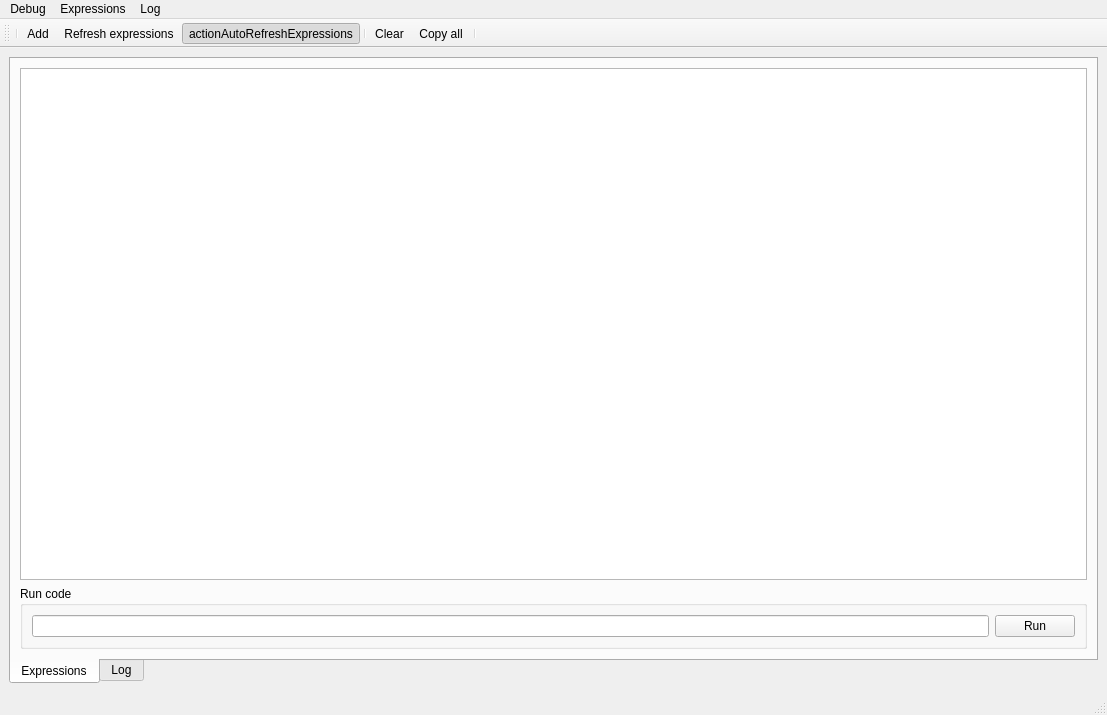
<?xml version="1.0" encoding="UTF-8"?>
<ui version="4.0">
 <class>DebugWindow</class>
 <widget class="QMainWindow" name="DebugWindow">
  <property name="geometry">
   <rect>
    <x>0</x>
    <y>0</y>
    <width>1107</width>
    <height>715</height>
   </rect>
  </property>
  <property name="windowTitle">
   <string>MainWindow</string>
  </property>
  <widget class="QWidget" name="centralwidget">
   <layout class="QVBoxLayout" name="verticalLayout">
    <item>
     <widget class="QTabWidget" name="tabWidget">
      <property name="tabPosition">
       <enum>QTabWidget::TabPosition::South</enum>
      </property>
      <property name="tabShape">
       <enum>QTabWidget::TabShape::Rounded</enum>
      </property>
      <property name="currentIndex">
       <number>0</number>
      </property>
      <widget class="QWidget" name="tabExpressions">
       <attribute name="title">
        <string>Expressions</string>
       </attribute>
       <layout class="QVBoxLayout" name="verticalLayout_2">
        <item>
         <widget class="Debugger::ExpressionsView" name="tableViewExpressions">
          <property name="gridStyle">
           <enum>Qt::PenStyle::DashLine</enum>
          </property>
          <attribute name="verticalHeaderVisible">
           <bool>false</bool>
          </attribute>
         </widget>
        </item>
        <item>
         <widget class="QGroupBox" name="groupBoxRunCode">
          <property name="title">
           <string>Run code</string>
          </property>
          <layout class="QHBoxLayout" name="horizontalLayout">
           <item>
            <widget class="QLineEdit" name="lineEditCodeToRun"/>
           </item>
           <item>
            <widget class="QPushButton" name="pushButtonRunCode">
             <property name="text">
              <string>Run</string>
             </property>
             <property name="icon">
              <iconset theme="QIcon::ThemeIcon::MediaPlaybackStart"/>
             </property>
            </widget>
           </item>
          </layout>
         </widget>
        </item>
       </layout>
      </widget>
      <widget class="QWidget" name="tabLog">
       <attribute name="title">
        <string>Log</string>
       </attribute>
       <layout class="QVBoxLayout" name="verticalLayout_3">
        <item>
         <widget class="QPlainTextEdit" name="logText"/>
        </item>
       </layout>
      </widget>
     </widget>
    </item>
   </layout>
  </widget>
  <widget class="QMenuBar" name="menubar">
   <property name="geometry">
    <rect>
     <x>0</x>
     <y>0</y>
     <width>1107</width>
     <height>22</height>
    </rect>
   </property>
   <widget class="QMenu" name="menuDebug_Log">
    <property name="title">
     <string>Debug</string>
    </property>
    <addaction name="actionClose"/>
   </widget>
   <widget class="QMenu" name="menuLog">
    <property name="title">
     <string>Log</string>
    </property>
    <addaction name="actionLogClear"/>
    <addaction name="actionLogCopyAll"/>
   </widget>
   <widget class="QMenu" name="menuExpressions">
    <property name="title">
     <string>Expressions</string>
    </property>
    <addaction name="actionExpressionAdd"/>
    <addaction name="actionExpressionRemove"/>
    <addaction name="actionExpressionRemoveAll"/>
    <addaction name="actionExpressionCopy"/>
    <addaction name="actionExpressionCopyAll"/>
   </widget>
   <addaction name="menuDebug_Log"/>
   <addaction name="menuExpressions"/>
   <addaction name="menuLog"/>
  </widget>
  <widget class="QStatusBar" name="statusbar"/>
  <widget class="QToolBar" name="toolBar">
   <property name="windowTitle">
    <string>toolBar</string>
   </property>
   <attribute name="toolBarArea">
    <enum>TopToolBarArea</enum>
   </attribute>
   <attribute name="toolBarBreak">
    <bool>false</bool>
   </attribute>
   <addaction name="separator"/>
   <addaction name="actionExpressionAdd"/>
   <addaction name="actionRefreshExpressions"/>
   <addaction name="actionActionAutoRefreshExpressions"/>
   <addaction name="separator"/>
   <addaction name="actionLogClear"/>
   <addaction name="actionLogCopyAll"/>
   <addaction name="separator"/>
  </widget>
  <action name="actionLogClear">
   <property name="icon">
    <iconset theme="QIcon::ThemeIcon::EditClear"/>
   </property>
   <property name="text">
    <string>&amp;Clear</string>
   </property>
  </action>
  <action name="actionClose">
   <property name="icon">
    <iconset theme="view-close"/>
   </property>
   <property name="text">
    <string>C&amp;lose</string>
   </property>
  </action>
  <action name="actionLogCopyAll">
   <property name="icon">
    <iconset theme="QIcon::ThemeIcon::EditCopy"/>
   </property>
   <property name="text">
    <string>Copy all</string>
   </property>
  </action>
  <action name="actionRefreshExpressions">
   <property name="icon">
    <iconset theme="view-refresh"/>
   </property>
   <property name="text">
    <string>Refresh expressions</string>
   </property>
   <property name="menuRole">
    <enum>QAction::MenuRole::NoRole</enum>
   </property>
  </action>
  <action name="actionActionAutoRefreshExpressions">
   <property name="checkable">
    <bool>true</bool>
   </property>
   <property name="checked">
    <bool>true</bool>
   </property>
   <property name="icon">
    <iconset theme="folder-sync"/>
   </property>
   <property name="text">
    <string>actionAutoRefreshExpressions</string>
   </property>
   <property name="toolTip">
    <string>Automatically refresh expression values</string>
   </property>
   <property name="menuRole">
    <enum>QAction::MenuRole::NoRole</enum>
   </property>
  </action>
  <action name="actionExpressionAdd">
   <property name="icon">
    <iconset theme="QIcon::ThemeIcon::ListAdd"/>
   </property>
   <property name="text">
    <string>Add</string>
   </property>
   <property name="shortcut">
    <string>Ins</string>
   </property>
   <property name="menuRole">
    <enum>QAction::MenuRole::NoRole</enum>
   </property>
  </action>
  <action name="actionExpressionRemove">
   <property name="enabled">
    <bool>false</bool>
   </property>
   <property name="icon">
    <iconset theme="QIcon::ThemeIcon::ListRemove"/>
   </property>
   <property name="text">
    <string>Remove</string>
   </property>
   <property name="shortcut">
    <string>Del</string>
   </property>
  </action>
  <action name="actionExpressionCopy">
   <property name="enabled">
    <bool>false</bool>
   </property>
   <property name="icon">
    <iconset theme="QIcon::ThemeIcon::EditCopy"/>
   </property>
   <property name="text">
    <string>Copy value</string>
   </property>
   <property name="shortcut">
    <string>Ctrl+C</string>
   </property>
  </action>
  <action name="actionExpressionCopyAll">
   <property name="enabled">
    <bool>false</bool>
   </property>
   <property name="text">
    <string>Copy All</string>
   </property>
   <property name="shortcut">
    <string>Ctrl+Shift+C</string>
   </property>
  </action>
  <action name="actionExpressionRemoveAll">
   <property name="enabled">
    <bool>false</bool>
   </property>
   <property name="text">
    <string>Remove All</string>
   </property>
   <property name="shortcut">
    <string>Shift+Del</string>
   </property>
  </action>
 </widget>
 <customwidgets>
  <customwidget>
   <class>Debugger::ExpressionsView</class>
   <extends>QTableView</extends>
   <header>expressionsview.h</header>
  </customwidget>
 </customwidgets>
 <resources/>
 <connections/>
</ui>
